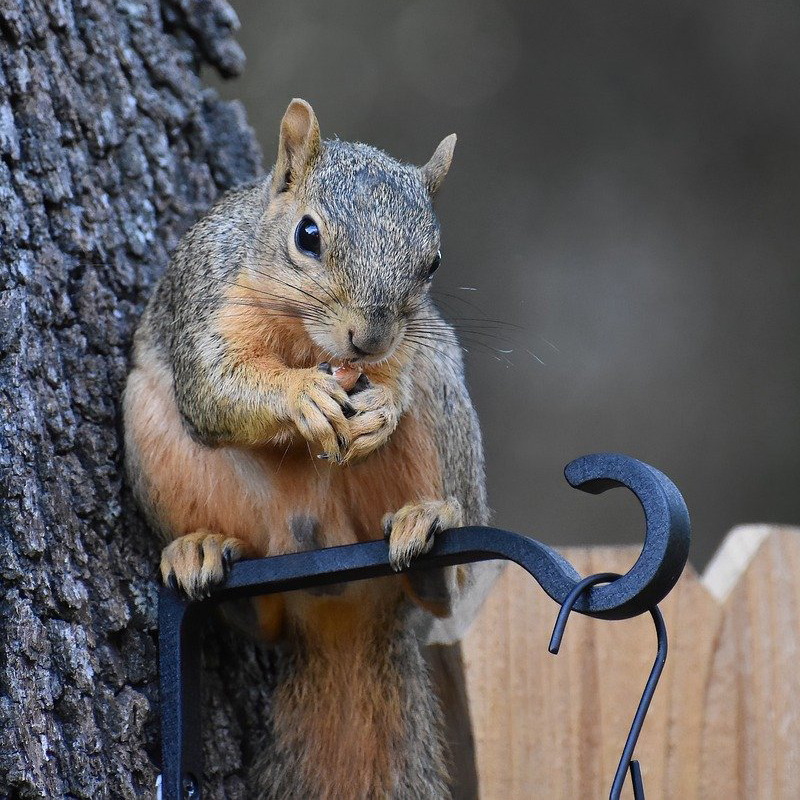
#> input picture imagenes/ardilla.jpg, 800 x 800 px
$ python aplicacion2.py
#> lines starting #> are read from the running program, lines starting #| are printed output that depends on the picture
import cv2
import numpy as np
import matplotlib.pyplot as plt

def comprimir_imagen(ruta_imagen, k):
#> called with ruta_imagen = 'imagenes/ardilla.jpg', k = 10
    imagen_original = cv2.imread(ruta_imagen, cv2.IMREAD_GRAYSCALE)
#> imagen_original: shape (800, 800); min 0, max 255, mean 92.3

    U, S, VT = np.linalg.svd(imagen_original, full_matrices=False)
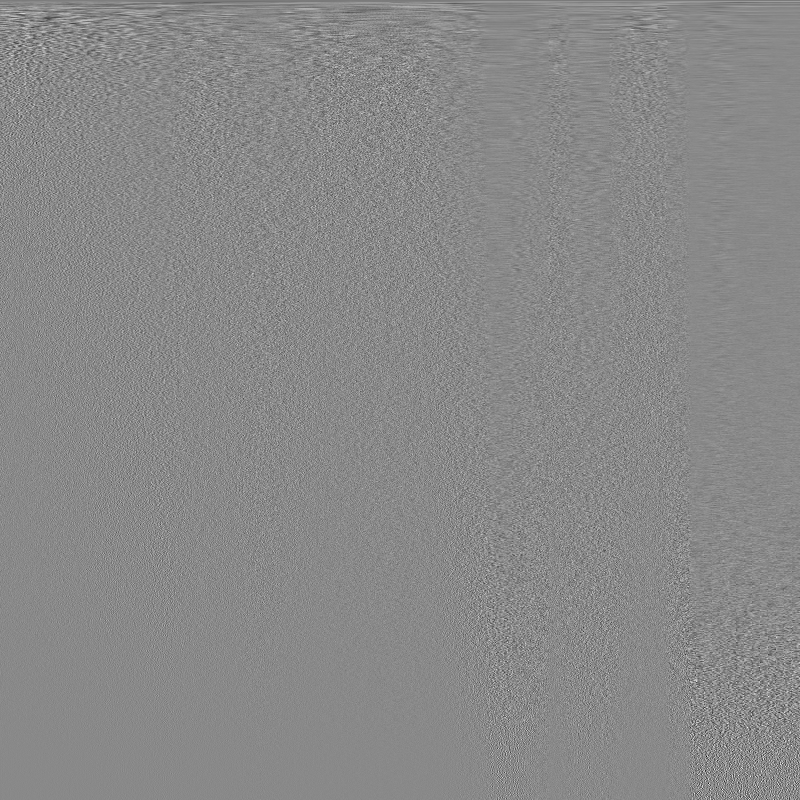
#> VT: shape (800, 800) float64; min -0.362, max 0.311, mean -4.94e-05; drawn with min black and max white
#> S = 800 values, max 74719.4 at index 0, min 0.021 at index 799, mean 565.3

    U_k = U[:, :k]
    S_k = np.diag(S[:k])
    VT_k = VT[:k, :]

    imagen_comprimida = np.dot(U_k, np.dot(S_k, VT_k))

    plt.figure(figsize=(10, 5))

    plt.subplot(1, 2, 1)
    plt.title('Imagen Original')
    plt.imshow(imagen_original, cmap='gray')

    plt.subplot(1, 2, 2)
    plt.title(f'Imagen Comprimida (k={k})')
    plt.imshow(imagen_comprimida, cmap='gray')

    plt.show()


ruta_imagen = 'imagenes/ardilla.jpg'

comprimir_imagen(ruta_imagen, 10)
comprimir_imagen(ruta_imagen, 50)
#> call 2 of comprimir_imagen, with ruta_imagen = 'imagenes/ardilla.jpg', k = 50
#> in comprimir_imagen (call 2), `S_k = np.diag(S[:k])`:
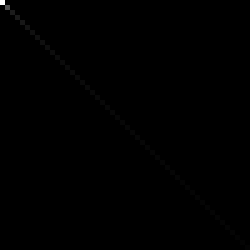
#> S_k: shape (50, 50) float64 (shown 5 times larger); min 0, max 74719.4, mean 93.4; drawn with min black and max white
comprimir_imagen(ruta_imagen, 70)
#> call 3 of comprimir_imagen, with ruta_imagen = 'imagenes/ardilla.jpg', k = 70
#> in comprimir_imagen (call 3), `U_k = U[:, :k]`:
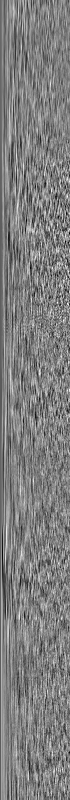
#> U_k: shape (800, 70) float64; min -0.147, max 0.146, mean -0.000579; drawn with min black and max white
#> in comprimir_imagen (call 3), `VT_k = VT[:k, :]`:
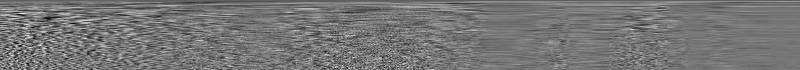
#> VT_k: shape (70, 800) float64; min -0.189, max 0.218, mean -0.00055; drawn with min black and max white
comprimir_imagen(ruta_imagen, 100)
#> call 4 of comprimir_imagen, with ruta_imagen = 'imagenes/ardilla.jpg', k = 100
#> in comprimir_imagen (call 4), `U_k = U[:, :k]`:
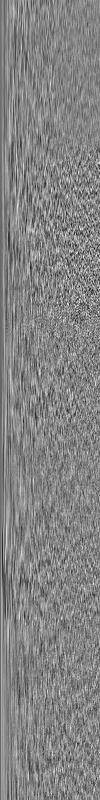
#> U_k: shape (800, 100) float64; min -0.181, max 0.167, mean -0.000401; drawn with min black and max white
#> in comprimir_imagen (call 4), `VT_k = VT[:k, :]`:
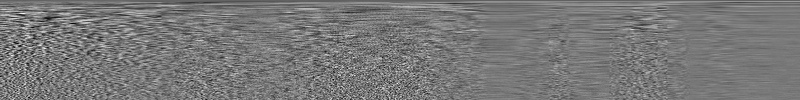
#> VT_k: shape (100, 800) float64; min -0.196, max 0.218, mean -0.000387; drawn with min black and max white
#> in comprimir_imagen (call 4), `imagen_comprimida = np.dot(U_k, np.dot(S_k, VT_k))`:
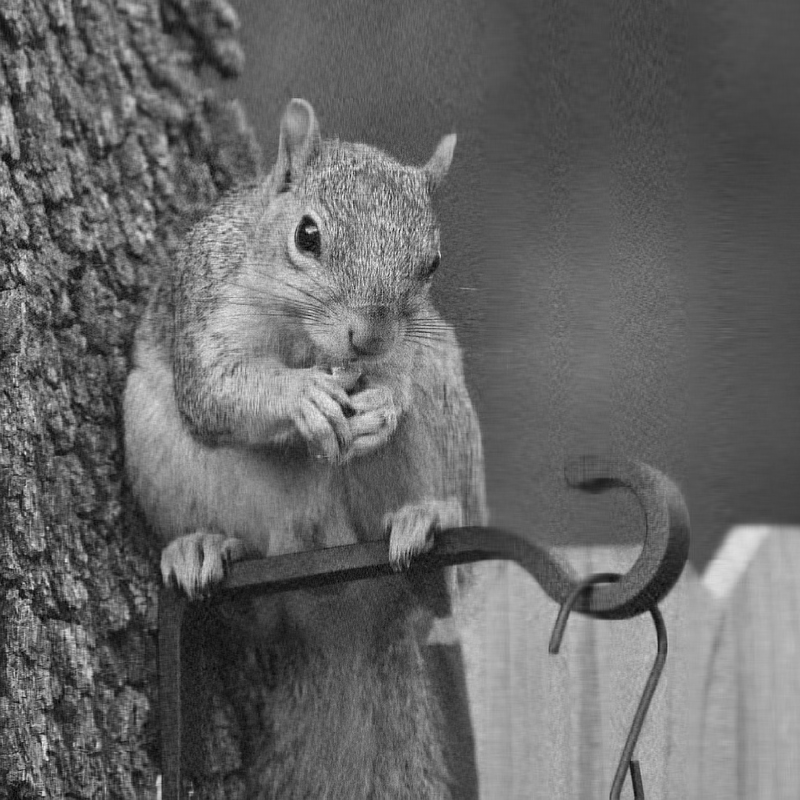
#> imagen_comprimida: shape (800, 800) float64; min -22.03, max 260.9, mean 92.3; drawn with min black and max white
